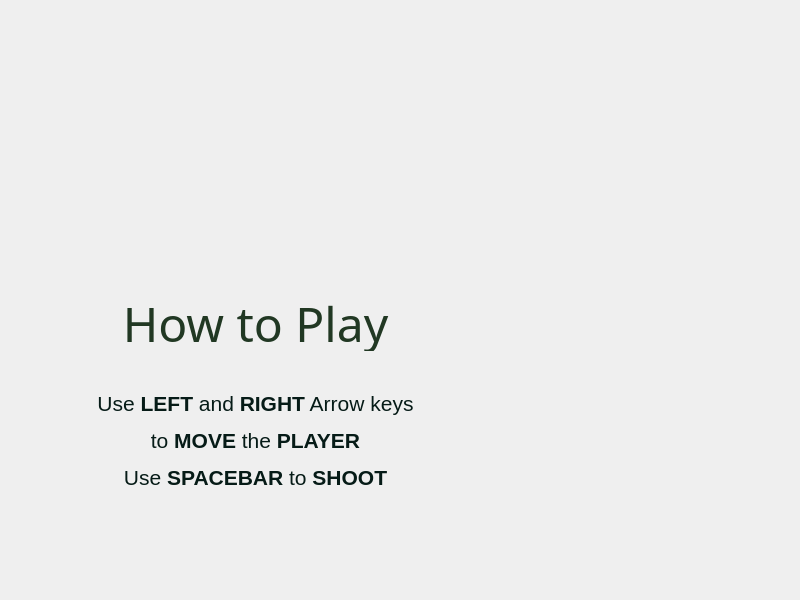
<?xml version="1.0" encoding="UTF-8"?>
<ui version="4.0">
 <class>howto</class>
 <widget class="QDialog" name="howto">
  <property name="geometry">
   <rect>
    <x>0</x>
    <y>0</y>
    <width>800</width>
    <height>600</height>
   </rect>
  </property>
  <property name="windowTitle">
   <string>Air Enforcer - How To Play</string>
  </property>
  <property name="windowIcon">
   <iconset resource="res.qrc">
    <normaloff>:/images/resources/p.png</normaloff>:/images/resources/p.png</iconset>
  </property>
  <property name="styleSheet">
   <string notr="true">QDialog{background: url(:/menu/resources/menubg.png);}</string>
  </property>
  <widget class="QPushButton" name="pushButton">
   <property name="geometry">
    <rect>
     <x>590</x>
     <y>520</y>
     <width>150</width>
     <height>38</height>
    </rect>
   </property>
   <property name="styleSheet">
    <string notr="true">QPushButton
{
background-color: transparent;
border-image: url(:/menu/resources/back (3).png);
background: none;
border: none;
background-repeat: none;
}

QPushButton:hover
{
   border-image: url(:/menu/resources/back (2).png);
}

QPushButton:pressed
{
   border-image: url(:/menu/resources/back (1).png);
}</string>
   </property>
   <property name="text">
    <string/>
   </property>
  </widget>
  <widget class="QLabel" name="label_2">
   <property name="geometry">
    <rect>
     <x>90</x>
     <y>290</y>
     <width>331</width>
     <height>61</height>
    </rect>
   </property>
   <property name="font">
    <font>
     <family>Future TimeSplitters</family>
    </font>
   </property>
   <property name="text">
    <string>&lt;html&gt;&lt;head/&gt;&lt;body&gt;&lt;p align=&quot;center&quot;&gt;&lt;span style=&quot; font-size:36pt; color:#213823;&quot;&gt;How to Play&lt;/span&gt;&lt;/p&gt;&lt;/body&gt;&lt;/html&gt;</string>
   </property>
  </widget>
  <widget class="QLabel" name="label">
   <property name="geometry">
    <rect>
     <x>90</x>
     <y>370</y>
     <width>331</width>
     <height>141</height>
    </rect>
   </property>
   <property name="text">
    <string>&lt;html&gt;&lt;head/&gt;&lt;body&gt;&lt;p align=&quot;center&quot;&gt;&lt;span style=&quot; font-size:16pt; color:#061b17;&quot;&gt;Use &lt;/span&gt;&lt;span style=&quot; font-size:16pt; font-weight:600; color:#061b17;&quot;&gt;LEFT&lt;/span&gt;&lt;span style=&quot; font-size:16pt; color:#061b17;&quot;&gt; and &lt;/span&gt;&lt;span style=&quot; font-size:16pt; font-weight:600; color:#061b17;&quot;&gt;RIGHT&lt;/span&gt;&lt;span style=&quot; font-size:16pt; color:#061b17;&quot;&gt; Arrow keys&lt;/span&gt;&lt;/p&gt;&lt;p align=&quot;center&quot;&gt;&lt;span style=&quot; font-size:16pt; color:#061b17;&quot;&gt;to &lt;/span&gt;&lt;span style=&quot; font-size:16pt; font-weight:600; color:#061b17;&quot;&gt;MOVE&lt;/span&gt;&lt;span style=&quot; font-size:16pt; color:#061b17;&quot;&gt; the &lt;/span&gt;&lt;span style=&quot; font-size:16pt; font-weight:600; color:#061b17;&quot;&gt;PLAYER&lt;/span&gt;&lt;/p&gt;&lt;p align=&quot;center&quot;&gt;&lt;span style=&quot; font-size:16pt; color:#061b17;&quot;&gt;Use &lt;/span&gt;&lt;span style=&quot; font-size:16pt; font-weight:600; color:#061b17;&quot;&gt;SPACEBAR&lt;/span&gt;&lt;span style=&quot; font-size:16pt; color:#061b17;&quot;&gt; to &lt;/span&gt;&lt;span style=&quot; font-size:16pt; font-weight:600; color:#061b17;&quot;&gt;SHOOT&lt;/span&gt;&lt;/p&gt;&lt;/body&gt;&lt;/html&gt;</string>
   </property>
  </widget>
 </widget>
 <resources>
  <include location="res.qrc"/>
 </resources>
 <connections/>
</ui>
